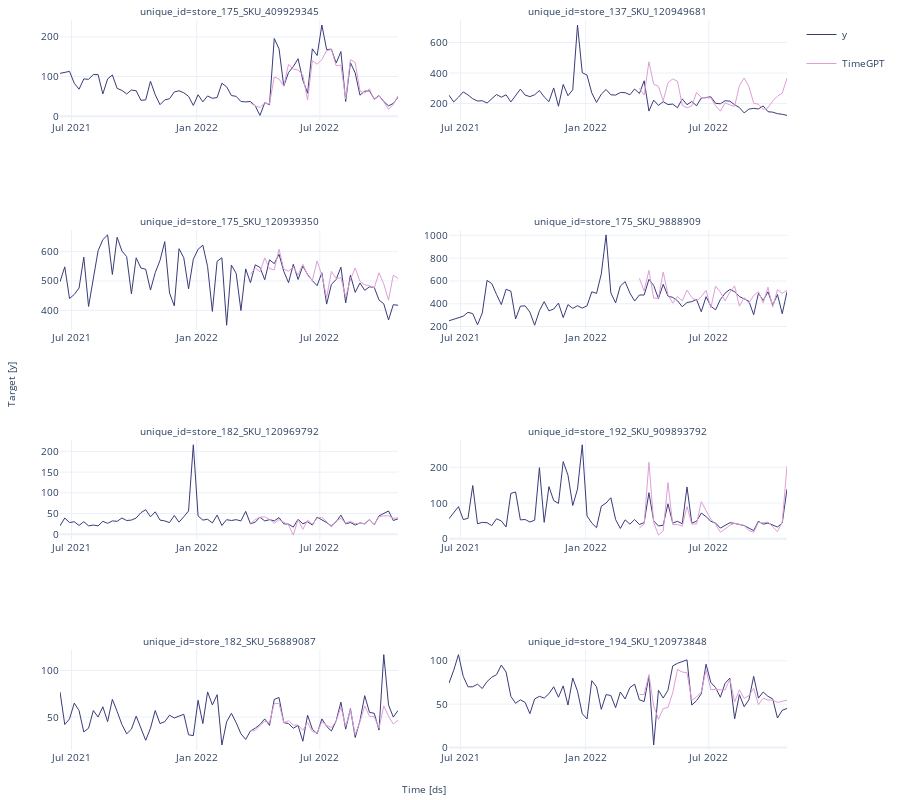

Notebook code for this chart:
### Markdown cell above
#### Visualize Cross-Validation Results

### Code cell
nixtla_client.plot(
    df_forecast,
    timegpt_cv_df[["unique_id","ds","TimeGPT"]],
    engine="plotly"
)
